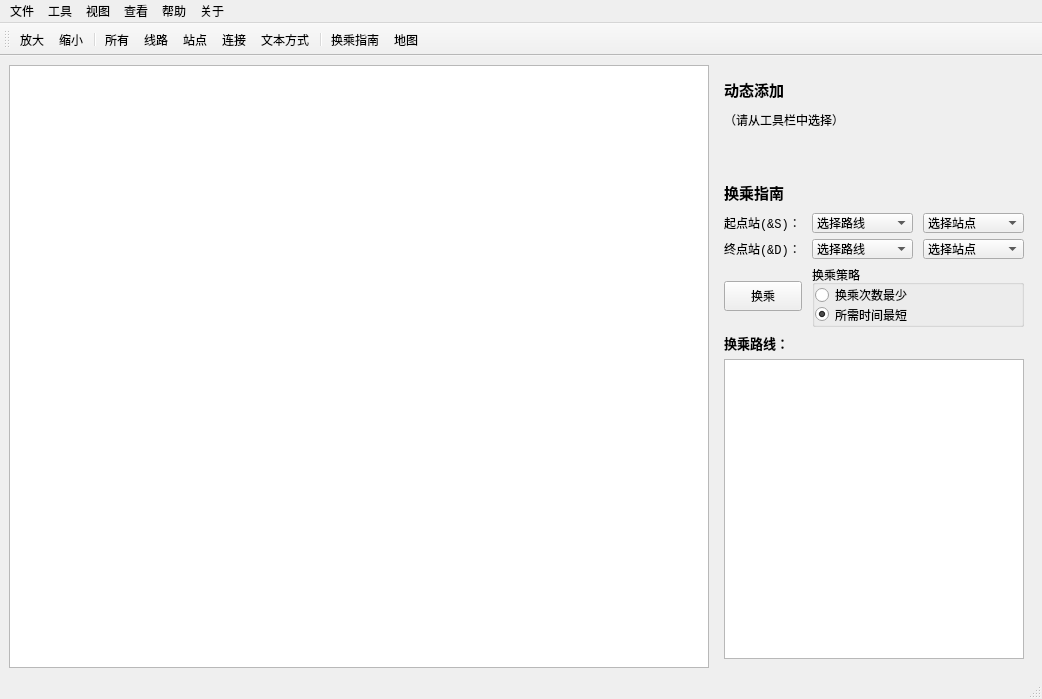
<?xml version="1.0" encoding="UTF-8"?>
<ui version="4.0">
 <class>MainWindow</class>
 <widget class="QMainWindow" name="MainWindow">
  <property name="geometry">
   <rect>
    <x>0</x>
    <y>0</y>
    <width>1042</width>
    <height>699</height>
   </rect>
  </property>
  <property name="windowTitle">
   <string>MainWindow</string>
  </property>
  <widget class="QWidget" name="centralwidget">
   <layout class="QHBoxLayout" name="horizontalLayout">
    <item>
     <widget class="ZoomableGraphicsView" name="graphicsView">
      <property name="minimumSize">
       <size>
        <width>700</width>
        <height>580</height>
       </size>
      </property>
     </widget>
    </item>
    <item>
     <widget class="QWidget" name="widget" native="true">
      <layout class="QVBoxLayout" name="verticalLayout_5">
       <item>
        <widget class="QLabel" name="labelAdd_3">
         <property name="minimumSize">
          <size>
           <width>280</width>
           <height>30</height>
          </size>
         </property>
         <property name="font">
          <font>
           <family>Consolas</family>
           <pointsize>11</pointsize>
           <italic>false</italic>
           <bold>true</bold>
          </font>
         </property>
         <property name="text">
          <string>动态添加</string>
         </property>
         <property name="textFormat">
          <enum>Qt::AutoText</enum>
         </property>
        </widget>
       </item>
       <item>
        <widget class="QLabel" name="labelTransferRoute_5">
         <property name="minimumSize">
          <size>
           <width>280</width>
           <height>20</height>
          </size>
         </property>
         <property name="font">
          <font>
           <family>Consolas</family>
           <pointsize>9</pointsize>
           <bold>false</bold>
          </font>
         </property>
         <property name="text">
          <string>（请从工具栏中选择）</string>
         </property>
        </widget>
       </item>
       <item>
        <spacer name="verticalSpacer_3">
         <property name="orientation">
          <enum>Qt::Vertical</enum>
         </property>
         <property name="sizeHint" stdset="0">
          <size>
           <width>20</width>
           <height>50</height>
          </size>
         </property>
        </spacer>
       </item>
       <item>
        <widget class="QLabel" name="labelTransfer_3">
         <property name="minimumSize">
          <size>
           <width>280</width>
           <height>30</height>
          </size>
         </property>
         <property name="font">
          <font>
           <family>Consolas</family>
           <pointsize>11</pointsize>
           <bold>true</bold>
          </font>
         </property>
         <property name="text">
          <string>换乘指南</string>
         </property>
        </widget>
       </item>
       <item>
        <layout class="QHBoxLayout" name="horizontalLayout4_3" stretch="7,9,9">
         <property name="spacing">
          <number>10</number>
         </property>
         <item>
          <widget class="QLabel" name="labelStart_3">
           <property name="minimumSize">
            <size>
             <width>70</width>
             <height>20</height>
            </size>
           </property>
           <property name="font">
            <font>
             <family>Consolas</family>
            </font>
           </property>
           <property name="text">
            <string>起点站(&amp;S)：</string>
           </property>
           <property name="buddy">
            <cstring>comboBoxStartLine</cstring>
           </property>
          </widget>
         </item>
         <item>
          <widget class="QComboBox" name="comboBoxStartLine_3">
           <property name="minimumSize">
            <size>
             <width>90</width>
             <height>20</height>
            </size>
           </property>
           <property name="font">
            <font>
             <family>Consolas</family>
            </font>
           </property>
           <item>
            <property name="text">
             <string>选择路线</string>
            </property>
           </item>
          </widget>
         </item>
         <item>
          <widget class="QComboBox" name="comboBoxStartStation_3">
           <property name="minimumSize">
            <size>
             <width>90</width>
             <height>20</height>
            </size>
           </property>
           <property name="font">
            <font>
             <family>Consolas</family>
            </font>
           </property>
           <item>
            <property name="text">
             <string>选择站点</string>
            </property>
           </item>
          </widget>
         </item>
        </layout>
       </item>
       <item>
        <layout class="QHBoxLayout" name="horizontalLayout5_3" stretch="7,9,9">
         <property name="spacing">
          <number>10</number>
         </property>
         <item>
          <widget class="QLabel" name="labelDestination_3">
           <property name="minimumSize">
            <size>
             <width>70</width>
             <height>20</height>
            </size>
           </property>
           <property name="font">
            <font>
             <family>Consolas</family>
            </font>
           </property>
           <property name="text">
            <string>终点站(&amp;D)：</string>
           </property>
           <property name="buddy">
            <cstring>comboBoxDstLine</cstring>
           </property>
          </widget>
         </item>
         <item>
          <widget class="QComboBox" name="comboBoxDstLine_3">
           <property name="minimumSize">
            <size>
             <width>90</width>
             <height>20</height>
            </size>
           </property>
           <property name="font">
            <font>
             <family>Consolas</family>
            </font>
           </property>
           <item>
            <property name="text">
             <string>选择路线</string>
            </property>
           </item>
          </widget>
         </item>
         <item>
          <widget class="QComboBox" name="comboBoxDstStation_3">
           <property name="minimumSize">
            <size>
             <width>90</width>
             <height>20</height>
            </size>
           </property>
           <property name="font">
            <font>
             <family>Consolas</family>
            </font>
           </property>
           <item>
            <property name="text">
             <string>选择站点</string>
            </property>
           </item>
          </widget>
         </item>
        </layout>
       </item>
       <item>
        <layout class="QHBoxLayout" name="horizontalLayout6_3" stretch="7,19">
         <property name="spacing">
          <number>10</number>
         </property>
         <item>
          <widget class="QPushButton" name="pushButtonTransfer_3">
           <property name="minimumSize">
            <size>
             <width>70</width>
             <height>30</height>
            </size>
           </property>
           <property name="font">
            <font>
             <family>Consolas</family>
            </font>
           </property>
           <property name="text">
            <string>换乘</string>
           </property>
          </widget>
         </item>
         <item>
          <widget class="QGroupBox" name="groupBox_3">
           <property name="minimumSize">
            <size>
             <width>190</width>
             <height>30</height>
            </size>
           </property>
           <property name="title">
            <string>换乘策略</string>
           </property>
           <layout class="QVBoxLayout" name="verticalLayout_6" stretch="1,1">
            <property name="spacing">
             <number>0</number>
            </property>
            <property name="leftMargin">
             <number>0</number>
            </property>
            <property name="topMargin">
             <number>0</number>
            </property>
            <property name="rightMargin">
             <number>0</number>
            </property>
            <property name="bottomMargin">
             <number>0</number>
            </property>
            <item>
             <widget class="QRadioButton" name="radioButtonMinTransfer_3">
              <property name="minimumSize">
               <size>
                <width>100</width>
                <height>15</height>
               </size>
              </property>
              <property name="font">
               <font>
                <family>Consolas</family>
               </font>
              </property>
              <property name="text">
               <string>换乘次数最少</string>
              </property>
             </widget>
            </item>
            <item>
             <widget class="QRadioButton" name="radioButtonMinTime_3">
              <property name="minimumSize">
               <size>
                <width>100</width>
                <height>15</height>
               </size>
              </property>
              <property name="font">
               <font>
                <family>Consolas</family>
               </font>
              </property>
              <property name="text">
               <string>所需时间最短</string>
              </property>
              <property name="checked">
               <bool>true</bool>
              </property>
             </widget>
            </item>
           </layout>
          </widget>
         </item>
        </layout>
       </item>
       <item>
        <widget class="QLabel" name="labelTransferRoute_6">
         <property name="minimumSize">
          <size>
           <width>280</width>
           <height>20</height>
          </size>
         </property>
         <property name="font">
          <font>
           <family>Consolas</family>
           <pointsize>10</pointsize>
           <bold>true</bold>
          </font>
         </property>
         <property name="text">
          <string>换乘路线：</string>
         </property>
        </widget>
       </item>
       <item>
        <widget class="QTextBrowser" name="textBrowserRoute_3">
         <property name="minimumSize">
          <size>
           <width>300</width>
           <height>300</height>
          </size>
         </property>
         <property name="font">
          <font>
           <family>Consolas</family>
          </font>
         </property>
        </widget>
       </item>
      </layout>
     </widget>
    </item>
   </layout>
  </widget>
  <widget class="QStatusBar" name="statusbar"/>
  <widget class="QMenuBar" name="menuBar">
   <property name="geometry">
    <rect>
     <x>0</x>
     <y>0</y>
     <width>1042</width>
     <height>21</height>
    </rect>
   </property>
   <widget class="QMenu" name="menu">
    <property name="title">
     <string>文件</string>
    </property>
    <addaction name="actionopen_file"/>
    <addaction name="actionexit"/>
   </widget>
   <widget class="QMenu" name="menu_2">
    <property name="title">
     <string>工具</string>
    </property>
   </widget>
   <widget class="QMenu" name="menu_3">
    <property name="title">
     <string>视图</string>
    </property>
   </widget>
   <widget class="QMenu" name="menu_4">
    <property name="title">
     <string>查看</string>
    </property>
   </widget>
   <widget class="QMenu" name="menu_5">
    <property name="title">
     <string>帮助</string>
    </property>
   </widget>
   <widget class="QMenu" name="menu_6">
    <property name="title">
     <string>关于</string>
    </property>
   </widget>
   <addaction name="menu"/>
   <addaction name="menu_2"/>
   <addaction name="menu_3"/>
   <addaction name="menu_4"/>
   <addaction name="menu_5"/>
   <addaction name="menu_6"/>
  </widget>
  <widget class="QToolBar" name="toolBar">
   <property name="windowTitle">
    <string>toolBar</string>
   </property>
   <attribute name="toolBarArea">
    <enum>TopToolBarArea</enum>
   </attribute>
   <attribute name="toolBarBreak">
    <bool>false</bool>
   </attribute>
   <addaction name="ZoomIn"/>
   <addaction name="Zoomout"/>
   <addaction name="separator"/>
   <addaction name="All"/>
   <addaction name="Line"/>
   <addaction name="Station"/>
   <addaction name="Connection"/>
   <addaction name="addByText"/>
   <addaction name="separator"/>
   <addaction name="Transfer"/>
   <addaction name="Map"/>
  </widget>
  <action name="actionExit">
   <property name="icon">
    <iconset theme="QIcon::ThemeIcon::WindowClose"/>
   </property>
   <property name="text">
    <string>退出</string>
   </property>
   <property name="toolTip">
    <string>退出程序</string>
   </property>
   <property name="menuRole">
    <enum>QAction::TextHeuristicRole</enum>
   </property>
  </action>
  <action name="actiontuichu">
   <property name="text">
    <string>退出</string>
   </property>
  </action>
  <action name="action_3">
   <property name="text">
    <string>退出</string>
   </property>
  </action>
  <action name="actionopen">
   <property name="text">
    <string>open</string>
   </property>
  </action>
  <action name="actionopen_file">
   <property name="text">
    <string>打开</string>
   </property>
  </action>
  <action name="actionexit">
   <property name="text">
    <string>退出</string>
   </property>
  </action>
  <action name="ZoomIn">
   <property name="icon">
    <iconset resource="res.qrc">
     <normaloff>:/image/enlarge.png</normaloff>:/image/enlarge.png</iconset>
   </property>
   <property name="text">
    <string>放大</string>
   </property>
   <property name="toolTip">
    <string>放大地图</string>
   </property>
   <property name="menuRole">
    <enum>QAction::NoRole</enum>
   </property>
  </action>
  <action name="Zoomout">
   <property name="icon">
    <iconset resource="res.qrc">
     <normaloff>:/image/shrink.png</normaloff>:/image/shrink.png</iconset>
   </property>
   <property name="text">
    <string>缩小</string>
   </property>
   <property name="toolTip">
    <string>缩小地图</string>
   </property>
   <property name="menuRole">
    <enum>QAction::NoRole</enum>
   </property>
  </action>
  <action name="All">
   <property name="icon">
    <iconset resource="res.qrc">
     <normaloff>:/image/all.png</normaloff>:/image/all.png</iconset>
   </property>
   <property name="text">
    <string>所有</string>
   </property>
   <property name="menuRole">
    <enum>QAction::NoRole</enum>
   </property>
  </action>
  <action name="Line">
   <property name="icon">
    <iconset resource="res.qrc">
     <normaloff>:/image/subway.png</normaloff>:/image/subway.png</iconset>
   </property>
   <property name="text">
    <string>线路</string>
   </property>
   <property name="menuRole">
    <enum>QAction::NoRole</enum>
   </property>
  </action>
  <action name="Station">
   <property name="icon">
    <iconset resource="res.qrc">
     <normaloff>:/image/station.png</normaloff>:/image/station.png</iconset>
   </property>
   <property name="text">
    <string>站点</string>
   </property>
   <property name="menuRole">
    <enum>QAction::NoRole</enum>
   </property>
  </action>
  <action name="Connection">
   <property name="icon">
    <iconset resource="res.qrc">
     <normaloff>:/image/connect.png</normaloff>:/image/connect.png</iconset>
   </property>
   <property name="text">
    <string>连接</string>
   </property>
   <property name="menuRole">
    <enum>QAction::NoRole</enum>
   </property>
  </action>
  <action name="addByText">
   <property name="icon">
    <iconset resource="res.qrc">
     <normaloff>:/image/text.png</normaloff>:/image/text.png</iconset>
   </property>
   <property name="text">
    <string>文本方式</string>
   </property>
   <property name="menuRole">
    <enum>QAction::NoRole</enum>
   </property>
  </action>
  <action name="Transfer">
   <property name="icon">
    <iconset resource="res.qrc">
     <normaloff>:/image/query.png</normaloff>:/image/query.png</iconset>
   </property>
   <property name="text">
    <string>换乘指南</string>
   </property>
   <property name="menuRole">
    <enum>QAction::NoRole</enum>
   </property>
  </action>
  <action name="Map">
   <property name="icon">
    <iconset resource="res.qrc">
     <normaloff>:/image/map.png</normaloff>:/image/map.png</iconset>
   </property>
   <property name="text">
    <string>地图</string>
   </property>
   <property name="menuRole">
    <enum>QAction::NoRole</enum>
   </property>
  </action>
 </widget>
 <customwidgets>
  <customwidget>
   <class>ZoomableGraphicsView</class>
   <extends>QGraphicsView</extends>
   <header location="global">zoomablegraphicsview.h</header>
  </customwidget>
 </customwidgets>
 <resources>
  <include location="res.qrc"/>
 </resources>
 <connections/>
</ui>
